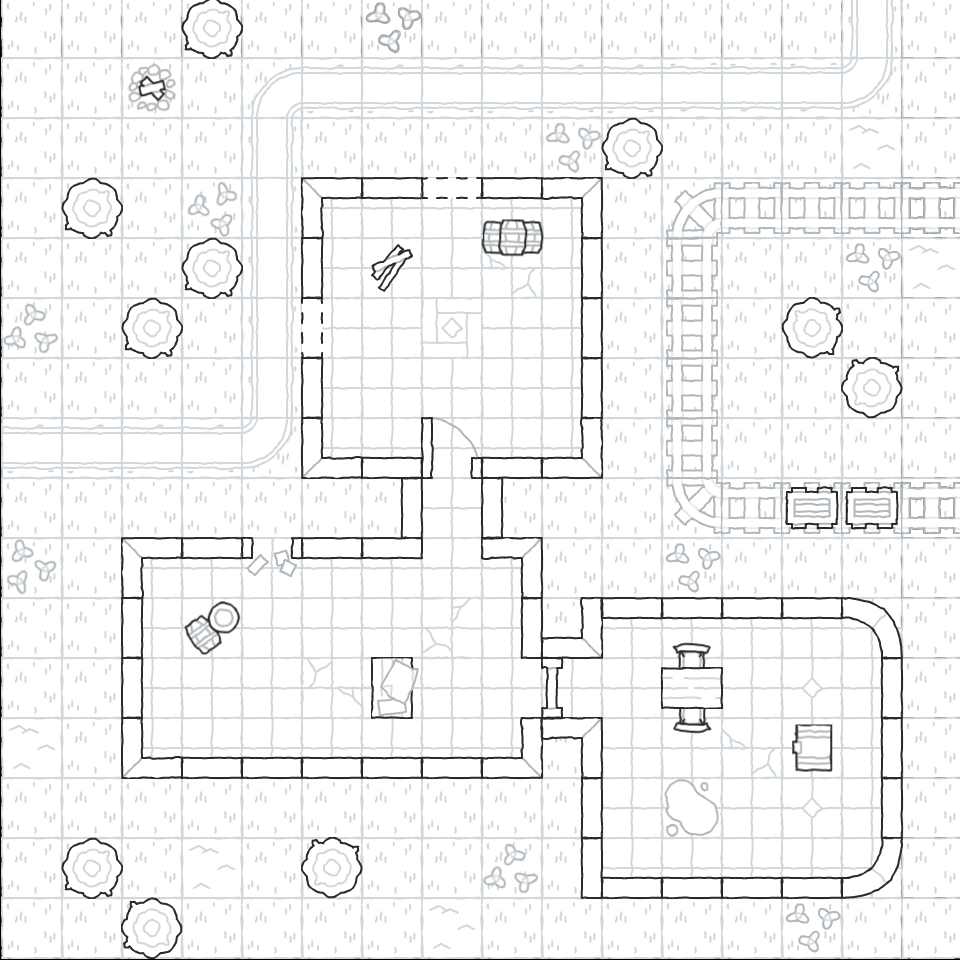

Tiled map render using the project's own tile images. Description and the whole map definition, tile-layer contents included, below:
An orthogonal 16x16 tile map with 60x60 px tiles, 3 tile layers (Ground, Object (offset), Object).

<map version="1.8" tiledversion="1.8.2" orientation="orthogonal" renderorder="right-down" width="16" height="16" tilewidth="60" tileheight="60" infinite="0" nextlayerid="5" nextobjectid="4">
 <editorsettings>
  <export target="../../maps/map1.json" format="json" />
 </editorsettings>
 <tileset firstgid="1" source="sampleSheet.tsx" />
 <layer id="1" name="Ground" width="16" height="16">
  <data encoding="csv">
8,8,8,8,8,8,8,8,8,8,8,8,8,8,3221225488,8,
8,8,8,8,2,1610612752,1610612752,1610612752,1610612752,1610612752,1610612752,2684354576,2684354576,2684354576,3221225474,8,
8,8,8,8,3221225488,8,8,8,8,8,8,8,8,8,99,8,
8,8,8,8,3221225488,15,15,15,15,15,8,8,8,8,8,8,
8,8,8,8,3221225488,15,15,15,71,15,8,8,8,8,89,99,
8,8,8,8,3221225488,15,15,57,15,15,8,8,8,8,8,8,
8,8,8,8,3221225488,15,15,15,15,15,8,8,8,8,8,8,
1610612752,1610612752,1610612752,1610612752,3221225474,15,15,15,15,15,8,8,8,8,8,8,
8,8,8,8,8,8,8,15,8,8,8,8,8,8,8,8,
8,8,15,15,15,15,15,15,15,8,8,89,8,8,8,8,
8,8,15,15,15,15,15,2684354631,15,8,15,15,15,15,15,8,
8,8,15,15,15,3221225543,15,15,15,15,15,43,15,43,15,8,
99,8,15,15,15,15,15,15,15,8,15,15,71,15,15,8,
8,8,8,8,8,8,8,8,8,8,15,43,15,43,15,8,
8,8,8,99,8,8,8,8,8,8,15,15,15,15,15,8,
8,8,8,8,8,8,8,99,8,8,8,8,8,89,8,8
</data>
 </layer>
 <layer id="4" name="Object (offset)" width="16" height="16" offsetx="0" offsety="-30">
  <data encoding="csv">
0,0,0,0,0,0,0,0,0,0,0,0,0,0,0,0,
0,0,0,0,0,0,0,0,0,0,0,0,0,0,0,0,
0,0,0,0,0,0,0,0,0,0,0,0,0,0,0,0,
0,0,0,0,0,0,0,0,0,0,0,0,0,0,0,0,
0,0,0,0,0,0,0,0,55,0,0,0,0,0,0,0,
0,0,0,0,0,0,0,0,0,0,0,0,0,0,0,0,
0,0,0,0,0,0,0,0,0,0,0,0,0,0,0,0,
0,0,0,0,0,0,0,0,0,0,0,0,0,0,0,0,
0,0,0,0,0,0,0,0,0,0,0,0,0,0,0,0,
0,0,0,0,0,0,0,0,0,0,0,0,0,0,0,0,
0,0,0,0,0,0,0,0,0,0,0,0,0,0,0,0,
0,0,0,0,0,0,0,0,0,0,0,3221225500,0,0,0,0,
0,0,0,0,0,0,0,0,0,0,0,28,0,0,0,0,
0,0,0,0,0,0,0,0,0,0,0,0,0,0,0,0,
0,0,0,0,0,0,0,0,0,0,0,0,0,0,0,0,
0,0,0,0,0,0,0,0,0,0,0,0,0,0,0,0
</data>
 </layer>
 <layer id="2" name="Object" width="16" height="16">
  <data encoding="csv">
0,0,0,110,0,0,96,0,0,0,0,0,0,0,0,0,
0,0,82,0,0,0,0,0,0,0,0,0,0,0,0,0,
0,0,0,0,0,0,0,0,0,96,110,0,0,0,0,0,
0,110,0,2684354656,0,10,11,46,11,2684354570,0,51,2684354625,2684354625,2684354625,2684354625,
0,0,0,110,0,1610612747,42,0,0,2684354571,0,65,0,0,0,0,
3221225568,0,110,0,0,1610612782,0,0,0,2684354571,0,65,0,1610612846,0,0,
0,0,0,0,0,1610612747,0,0,0,2684354571,0,65,0,0,3221225582,0,
0,0,0,0,0,1610612746,3221225483,3221225512,3221225483,3221225482,0,65,0,0,0,0,
0,0,0,0,0,0,2684354571,0,1610612747,0,0,1610612787,2684354625,2684354653,2684354653,2684354625,
1610612832,0,10,11,74,11,11,0,2684354570,0,0,0,0,0,0,0,
0,0,1610612747,41,0,0,0,0,2684354571,3221225482,11,11,11,11,2684354584,0,
0,0,1610612747,0,0,0,3221225542,0,0,1610612748,0,14,0,0,2684354571,0,
0,0,1610612746,3221225483,3221225483,3221225483,3221225483,3221225483,3221225482,2684354570,0,0,0,2684354628,2684354571,0,
0,0,0,0,0,0,0,0,0,2684354571,0,2684354658,0,0,2684354571,0,
0,110,0,0,0,3221225582,0,0,3221225568,2684354571,3221225483,3221225483,3221225483,3221225483,3221225496,0,
0,0,2684354670,0,0,0,0,0,0,0,0,0,0,0,0,0
</data>
 </layer>
</map>
